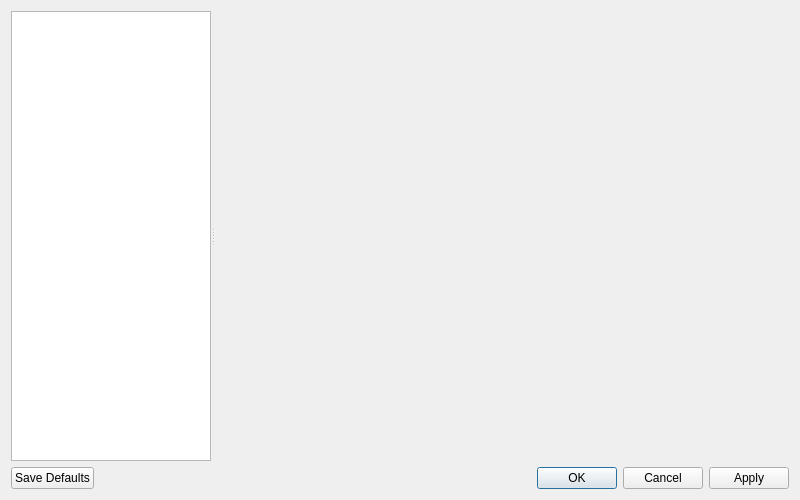
<?xml version="1.0" encoding="UTF-8"?>
<ui version="4.0">
 <class>vcl::qt::SettingsDialog</class>
 <widget class="QDialog" name="vcl::qt::SettingsDialog">
  <property name="geometry">
   <rect>
    <x>0</x>
    <y>0</y>
    <width>800</width>
    <height>500</height>
   </rect>
  </property>
  <property name="windowTitle">
   <string>Settings</string>
  </property>
  <layout class="QVBoxLayout" name="verticalLayout">
   <item>
    <widget class="QSplitter" name="splitter">
     <property name="orientation">
      <enum>Qt::Orientation::Horizontal</enum>
     </property>
     <widget class="QListWidget" name="categoryList">
      <property name="sizePolicy">
       <sizepolicy hsizetype="Preferred" vsizetype="Expanding">
        <horstretch>0</horstretch>
        <verstretch>0</verstretch>
       </sizepolicy>
      </property>
      <property name="maximumSize">
       <size>
        <width>200</width>
        <height>16777215</height>
       </size>
      </property>
     </widget>
     <widget class="QStackedWidget" name="stackedWidget">
      <property name="currentIndex">
       <number>0</number>
      </property>
     </widget>
    </widget>
   </item>
   <item>
    <layout class="QHBoxLayout" name="horizontalLayout">
     <item>
      <widget class="QPushButton" name="saveDefaultsButton">
       <property name="text">
        <string>Save Defaults</string>
       </property>
      </widget>
     </item>
     <item>
      <spacer name="horizontalSpacer">
       <property name="orientation">
        <enum>Qt::Orientation::Horizontal</enum>
       </property>
       <property name="sizeHint" stdset="0">
        <size>
         <width>40</width>
         <height>20</height>
        </size>
       </property>
      </spacer>
     </item>
     <item>
      <widget class="QDialogButtonBox" name="buttonBox">
       <property name="orientation">
        <enum>Qt::Orientation::Horizontal</enum>
       </property>
       <property name="standardButtons">
        <set>QDialogButtonBox::StandardButton::Apply|QDialogButtonBox::StandardButton::Cancel|QDialogButtonBox::StandardButton::Ok</set>
       </property>
      </widget>
     </item>
    </layout>
   </item>
  </layout>
 </widget>
 <resources/>
 <connections>
  <connection>
   <sender>buttonBox</sender>
   <signal>accepted()</signal>
   <receiver>vcl::qt::SettingsDialog</receiver>
   <slot>accept()</slot>
   <hints>
    <hint type="sourcelabel">
     <x>248</x>
     <y>254</y>
    </hint>
    <hint type="destinationlabel">
     <x>157</x>
     <y>274</y>
    </hint>
   </hints>
  </connection>
  <connection>
   <sender>buttonBox</sender>
   <signal>rejected()</signal>
   <receiver>vcl::qt::SettingsDialog</receiver>
   <slot>reject()</slot>
   <hints>
    <hint type="sourcelabel">
     <x>316</x>
     <y>260</y>
    </hint>
    <hint type="destinationlabel">
     <x>286</x>
     <y>274</y>
    </hint>
   </hints>
  </connection>
 </connections>
</ui>
